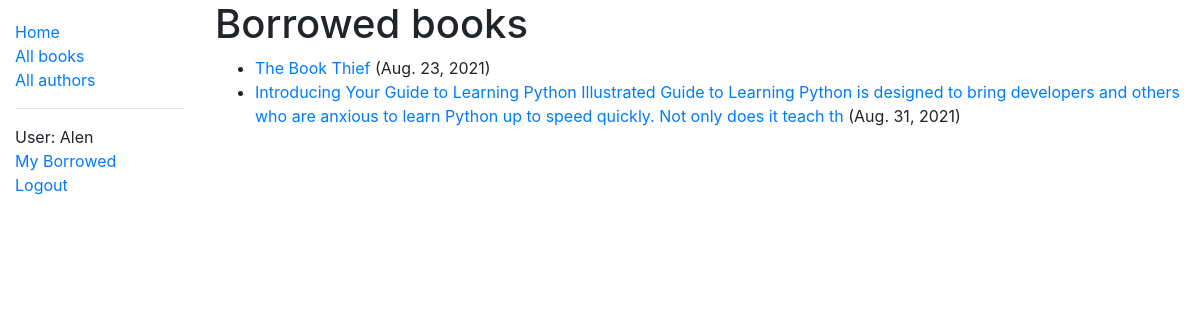
/catalog/mybooks/ (signed in), run on the app's committed database.
### catalog/models.py (models this page shows, shortened)
class BookInstance(models.Model):
    id = models.UUIDField(primary_key=True, default=uuid.uuid4, help_text='Unique id for this part\
        icular book across the llibrary')
    book = models.ForeignKey(Book, on_delete=RESTRICT, null=True)
    imprint = models.CharField(max_length=200)
    due_back = models.DateField(null=True, blank=True)
    borrower = models.ForeignKey(User, on_delete=models.SET_NULL, null=True, blank=True)
    @property
    def is_overdue(self):
        if self.due_back and date.today() > self.due_back:
            return True
        return False
    LOAN_STATUS = (
        ('m', 'Maintenance'),
        ('o', 'On Loan'),
        ('a', 'Available'),
        ('r', 'Resvered'),
    )
    status = models.CharField(
        max_length=1,
        choices=LOAN_STATUS,
        blank=True,
        default='m',
        help_text='book availability',
    )
    class Meta:
        ordering = ['due_back']
        permissions = (
            ("can_mark_returned", "Set book as returned"),
         )

class Book(models.Model):
    title = models.CharField(max_length=200)
    author = ForeignKey('Author', on_delete=models.SET_NULL, null=True)
    summary = models.TextField(max_length=1000, help_text="Enter a brief description of the book")
    isbn = models.CharField('ISBN', max_length=13, unique=True, help_text='13 \
        characters <a href="https://www.isbn-international.org/content/what-isbn">ISBN number</a>')
    genre = models.ManyToManyField(Genre, help_text="Select a genre for this book")
    language = models.ForeignKey(Language, on_delete=models.SET_NULL, null=True)
    def get_absolute_url(self):
        return reverse('book-detail', args=[str(self.id)])
    def display_genre(self):
        """Create a string for the genre. This is required to display in the admin site."""
        return ', '.join(genre.name for genre in self.genre.all()[0:3])
    display_genre.short_description = 'Genre    '

### catalog/views.py (the view)
# urls.py: path('mybooks/', views.LoanedBooksByUserListView.as_view(), name="my-borrowed"),
class LoanedBooksByUserListView(LoginRequiredMixin, generic.ListView):
    model = BookInstance
    template_name = "catalog/bookinstance_list_borrowed_user.html"
    paginate_by = 2
    def get_queryset(self):
        return BookInstance.objects.filter(borrower=self.request.user)\
            .filter(status__exact='o').order_by('due_back')

### catalog/templates/catalog/bookinstance_list_borrowed_user.html
{% extends 'base_generic.html' %}
{% block content %}
    <h1>Borrowed books</h1>
    {% if bookinstance_list %}
        <ul>
        {% for bookinstance in bookinstance_list %}
            <li class="{% if bookinstance.is_overdue %}text-danger{% endif %}">
                <a href="{{ bookinstance.book.get_absolute_url }}">
                    {{bookinstance.book.title}}
                </a>
                ({{bookinstance.due_back}})
            </li>
        {% endfor %}
        </ul>
        {% else %}
            <p>There are no books borrowed.</p>
    {% endif %}
{% endblock%}

### catalog/templates/base_generic.html (shortened to what this page needs)
<!DOCTYPE html>
<html lang="en">
    <head>
        <link rel="stylesheet" href="https://cdn.jsdelivr.net/npm/bootstrap@4.5.3/dist/css/bootstrap.min.css">
        {% load static %}
        <link rel="stylesheet" href="{% static 'css/styles.css' %}">
    </head>
    <body>
        <div class="container-fluid">
            <div class="row">
                <div class="col-sm-2">
                    {% block sidebar %}
                    <ul class="sidebar-nav">
                        <li><a href="{% url 'index' %}">Home</a></li>
                        <li><a href="{% url 'books' %}">All books</a></li>
                        <li><a href="{% url 'authors' %}">All authors</a></li>
                        <hr>
                        {% if user.is_authenticated %}
                            <li>User: {{ user.get_username }}</li>
                            <li><a href="{% url 'my-borrowed' %}">My Borrowed</a></li>
                            <li><a href="{% url 'logout' %}?next={{request.path}}">Logout</a></li>
                        {% else %}
                            <li><a href="{% url 'login' %}?next={{ request.path }}">Login</a></li>
                        {% endif %}
                    </ul>
                    {% endblock %}
                </div>
                <div class="col-sm-10">
                    {% block content %}{% endblock %}
                </div>
            </div>
        </div>
    </body>
</html>

### catalog/static/css/styles.css (style rules this page uses)
.sidebar-nav { margin-top: 20px; padding: 0; list-style: none; }

### data on the page
BookInstance: book "The Book Thief", due_back "Aug. 23, 2021"
BookInstance: book "Introducing Your Guide to Learning Python Illustrated Guide to Learning Python is designed to bring developers and others who are anxious to learn Python up to speed quickly. Not only does it teach th", due_back "Aug. 31, 2021"

### other printed values
{{ user.get_username }} "Alen"
